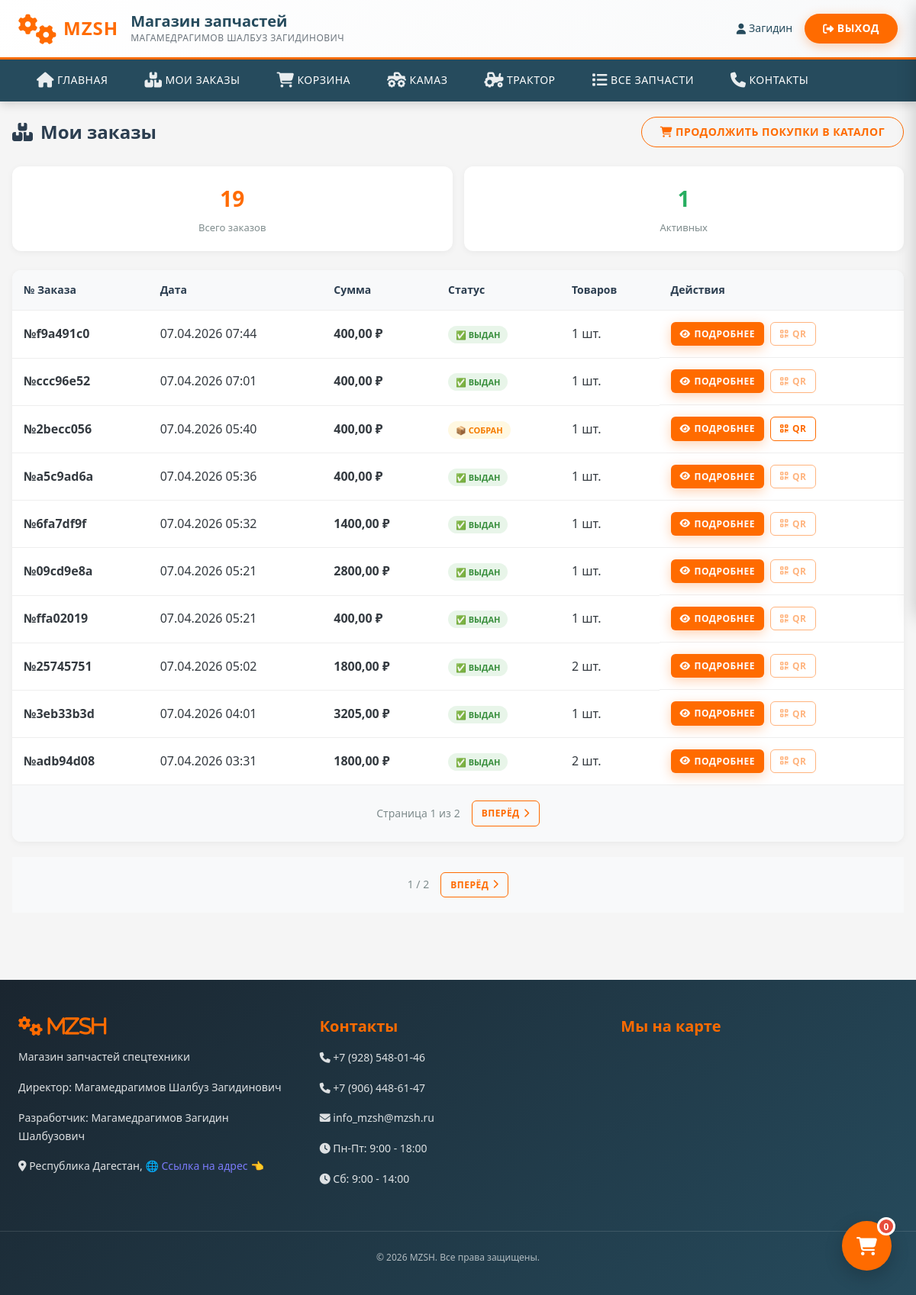
The page /my-orders/ (signed in) on the database as committed earlier.
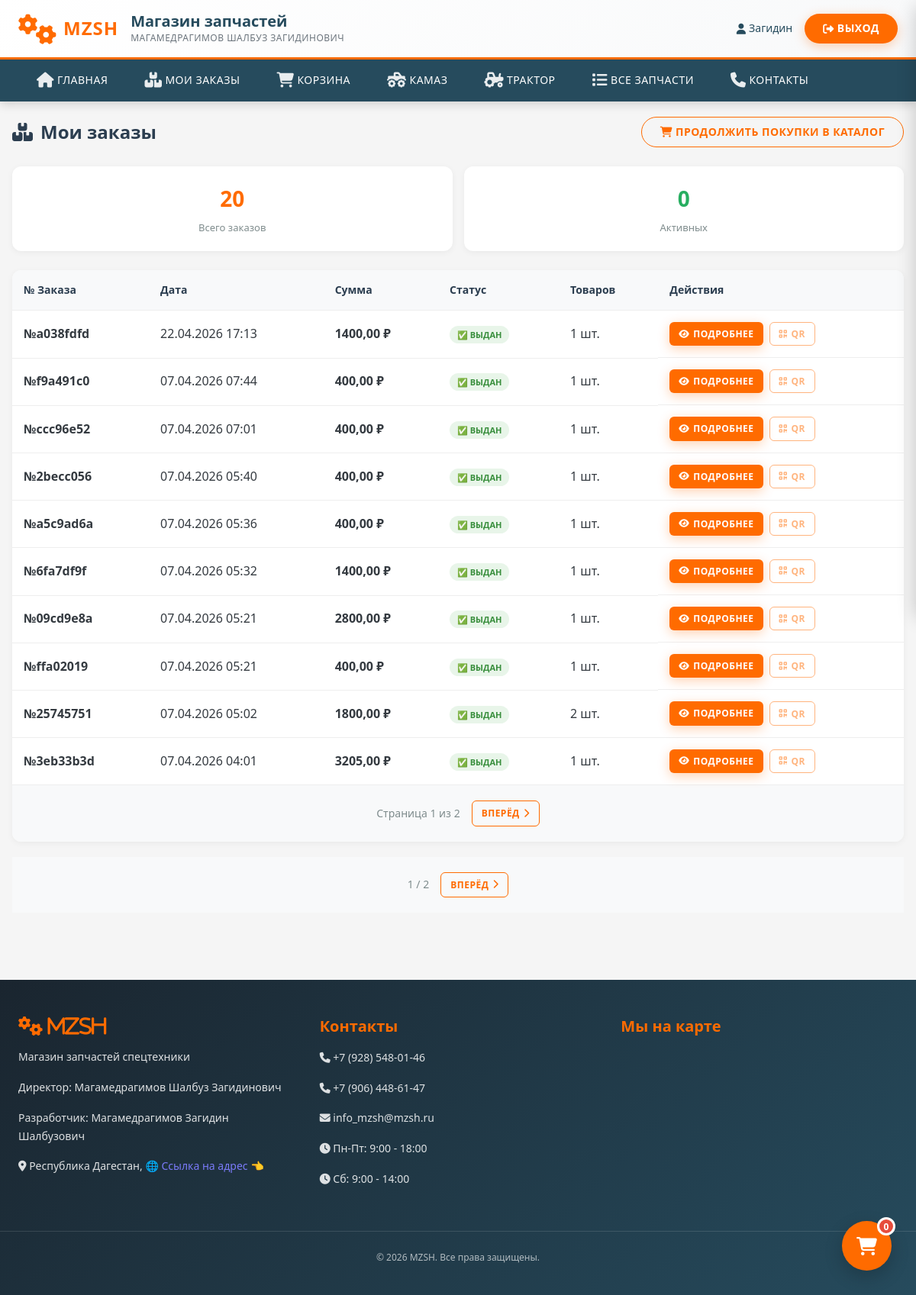
The same page on the database as committed later.
### store/models.py (models this page shows, shortened)
class Order(models.Model):
    STATUS_CHOICES = [
        ('new', '🆕 Новый'),
        ('packed', '📦 Собран'),
        ('given', '✅ Выдан'),
        ('cancelled', '❌ Отменен'),
    ]
    uuid = models.UUIDField(default=uuid.uuid4, editable=False, unique=True, verbose_name="UUID заказа")
    client = models.ForeignKey(Client, on_delete=models.PROTECT, related_name='orders', verbose_name="Клиент")
    total = models.DecimalField(max_digits=12, decimal_places=2, default=0, verbose_name="Итого")
    status = models.CharField(max_length=20, choices=STATUS_CHOICES, default='new', verbose_name="Статус")
    created_at = models.DateTimeField(auto_now_add=True, verbose_name="Дата создания")
    given_at = models.DateTimeField(null=True, blank=True, verbose_name="Дата выдачи")
    guid_1c = models.CharField(max_length=36, blank=True, default='', verbose_name="GUID в 1С")
    is_synced_1c = models.BooleanField(default=False, verbose_name="Отправлен в 1С")
    updated_at = models.DateTimeField(auto_now=True, verbose_name="Дата обновления")
    class Meta:
        verbose_name = "Заказ"
        verbose_name_plural = "Заказы"
        ordering = ['-created_at']

### store/views/user/orders.py (the view)
# urls.py: path('my-orders/', views.my_orders, name='my_orders'),
@login_required
def my_orders(request):
    client = getattr(request.user, 'client_profile', None)
    if not client and request.user.email:
        client = Client.objects.filter(email=request.user.email).first()
        if client and not client.user:
            client.user = request.user
            client.save()
    if client:
        orders = Order.objects.filter(client=client).order_by('-created_at')
    else:
        orders = Order.objects.none()
    active_orders = orders.filter(status__in=['new', 'packed']).count()
    paginator = Paginator(orders, 10)
    page_obj = paginator.get_page(request.GET.get('page'))
    return render(request, 'store/user/my_orders.html', {
        'page_obj': page_obj,
        'orders_count': orders.count(),
        'active_orders': active_orders,
    })

### templates/store/user/my_orders.html (shortened to what this page needs)
{% extends 'store/base.html' %}
{% load static %}
{% block content %}
<div class="my-orders-page">
    <div class="container">
        <div class="page-header">
            <h1><i class="fas fa-boxes"></i> Мои заказы</h1>
            <a href="{% url 'store:catalog' %}" class="btn btn-outline btn-sm-mobile">
                <i class="fas fa-shopping-cart"></i> <span class="d-none d-md-inline">Продолжить покупки</span><span class="d-md-none">В каталог</span>
            </a>
        </div>
        <div class="orders-stats">
            <div class="stat-card">
                <div class="stat-value">{{ orders_count }}</div>
                <div class="stat-label">Всего заказов</div>
            </div>
            <div class="stat-card">
                <div class="stat-value" style="color: #27ae60;">{{ active_orders }}</div>
                <div class="stat-label">Активных</div>
            </div>
        </div>
        <div class="orders-table-container desktop-only">
            <table class="orders-table">
                <thead>
                    <tr>
                        <th>№ Заказа</th>
                        <th>Дата</th>
                        <th>Сумма</th>
                        <th>Статус</th>
                        <th>Товаров</th>
                        <th>Действия</th>
                    </tr>
                </thead>
                <tbody>
                    {% for order in page_obj %}
                    <tr class="order-row status-{{ order.status }}">
                        <td><strong>№{{ order.uuid.hex|slice:":8" }}</strong></td>
                        <td>{{ order.created_at|date:"d.m.Y H:i" }}</td>
                        <td><strong>{{ order.total }} ₽</strong></td>
                        <td>
                            <span class="status-badge status-{{ order.status }}">
                                {{ order.get_status_display }}
                            </span>
                        </td>
                        <td>{{ order.items.count }} шт.</td>
                        <td class="actions">
                            <a href="{% url 'store:order_detail' order.uuid %}" class="btn btn-sm btn-primary">
                                <i class="fas fa-eye"></i> Подробнее
                            </a>
                            {% if order.status == 'packed' %}
                                <button class="btn btn-sm btn-outline" onclick="showQR('{{ order.uuid }}')" title="Показать QR-код">
                                    <i class="fas fa-qrcode"></i> QR
                                </button>
                            {% elif order.status == 'given' %}
                                <button class="btn btn-sm btn-outline" disabled style="opacity: 0.5; cursor: not-allowed;" title="Заказ уже получен">
                                    <i class="fas fa-qrcode"></i> QR
                                </button>
                            {% endif %}
                        </td>
                    </tr>
                    {% endfor %}
                </tbody>
            </table>
            {% if page_obj.has_other_pages %}
            <div class="pagination">
                <span class="page-info">Страница {{ page_obj.number }} из {{ page_obj.paginator.num_pages }}</span>
                {% if page_obj.has_next %}
                <a href="?page={{ page_obj.next_page_number }}" class="btn btn-outline btn-sm">
                    Вперёд <i class="fas fa-chevron-right"></i>
                </a>
                {% endif %}
            </div>
            {% endif %}
        </div>
        {% if page_obj.has_other_pages and page_obj.paginator.num_pages > 1 %}
        <div class="pagination mobile-only" style="margin-top: 20px;">
            <span class="page-info">{{ page_obj.number }} / {{ page_obj.paginator.num_pages }}</span>
            {% if page_obj.has_next %}
            <a href="?page={{ page_obj.next_page_number }}" class="btn btn-outline btn-sm">
                Вперёд <i class="fas fa-chevron-right"></i>
            </a>
            {% endif %}
        </div>
        {% endif %}
    </div>
</div>
{% endblock %}

Rows that differ between the two databases and show on the page:
no longer on this page (row edited): Order: uuid.hex "adb94d08", created_at "07.04.2026 03:31", total "1800,00", status "✅ ВЫДАН", items.count "2", shows "QR"
added Order: uuid.hex "a038fdfd", created_at "22.04.2026 17:13", total "1400,00", status "✅ ВЫДАН", items.count "1", shows "QR"
changed Order "2becc056": status "📦 СОБРАН" → "✅ ВЫДАН"
Other text that changed with them:
{{ orders_count }}: "19" → "20"
{{ active_orders }}: "1" → "0"
